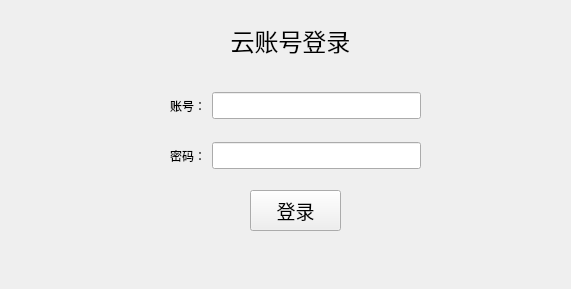
<?xml version="1.0" encoding="UTF-8"?>
<ui version="4.0">
 <class>Form</class>
 <widget class="QWidget" name="Form">
  <property name="geometry">
   <rect>
    <x>0</x>
    <y>0</y>
    <width>571</width>
    <height>289</height>
   </rect>
  </property>
  <property name="windowTitle">
   <string>云账号登录</string>
  </property>
  <widget class="QWidget" name="horizontalLayoutWidget">
   <property name="geometry">
    <rect>
     <x>170</x>
     <y>90</y>
     <width>251</width>
     <height>31</height>
    </rect>
   </property>
   <layout class="QHBoxLayout" name="horizontalLayout">
    <item>
     <widget class="QLabel" name="label">
      <property name="text">
       <string>账号：</string>
      </property>
     </widget>
    </item>
    <item>
     <widget class="QLineEdit" name="lineEdit">
      <property name="font">
       <font>
        <pointsize>12</pointsize>
       </font>
      </property>
     </widget>
    </item>
   </layout>
  </widget>
  <widget class="QWidget" name="horizontalLayoutWidget_2">
   <property name="geometry">
    <rect>
     <x>170</x>
     <y>140</y>
     <width>251</width>
     <height>31</height>
    </rect>
   </property>
   <layout class="QHBoxLayout" name="horizontalLayout_2">
    <item>
     <widget class="QLabel" name="label_2">
      <property name="text">
       <string>密码：</string>
      </property>
     </widget>
    </item>
    <item>
     <widget class="QLineEdit" name="lineEdit_2">
      <property name="font">
       <font>
        <pointsize>12</pointsize>
       </font>
      </property>
     </widget>
    </item>
   </layout>
  </widget>
  <widget class="QPushButton" name="pushButton">
   <property name="geometry">
    <rect>
     <x>250</x>
     <y>190</y>
     <width>91</width>
     <height>41</height>
    </rect>
   </property>
   <property name="font">
    <font>
     <pointsize>14</pointsize>
    </font>
   </property>
   <property name="text">
    <string>登录</string>
   </property>
  </widget>
  <widget class="QLabel" name="label_3">
   <property name="geometry">
    <rect>
     <x>220</x>
     <y>20</y>
     <width>141</width>
     <height>41</height>
    </rect>
   </property>
   <property name="font">
    <font>
     <pointsize>18</pointsize>
    </font>
   </property>
   <property name="text">
    <string>云账号登录</string>
   </property>
   <property name="textFormat">
    <enum>Qt::RichText</enum>
   </property>
   <property name="alignment">
    <set>Qt::AlignCenter</set>
   </property>
  </widget>
 </widget>
 <resources/>
 <connections/>
</ui>
